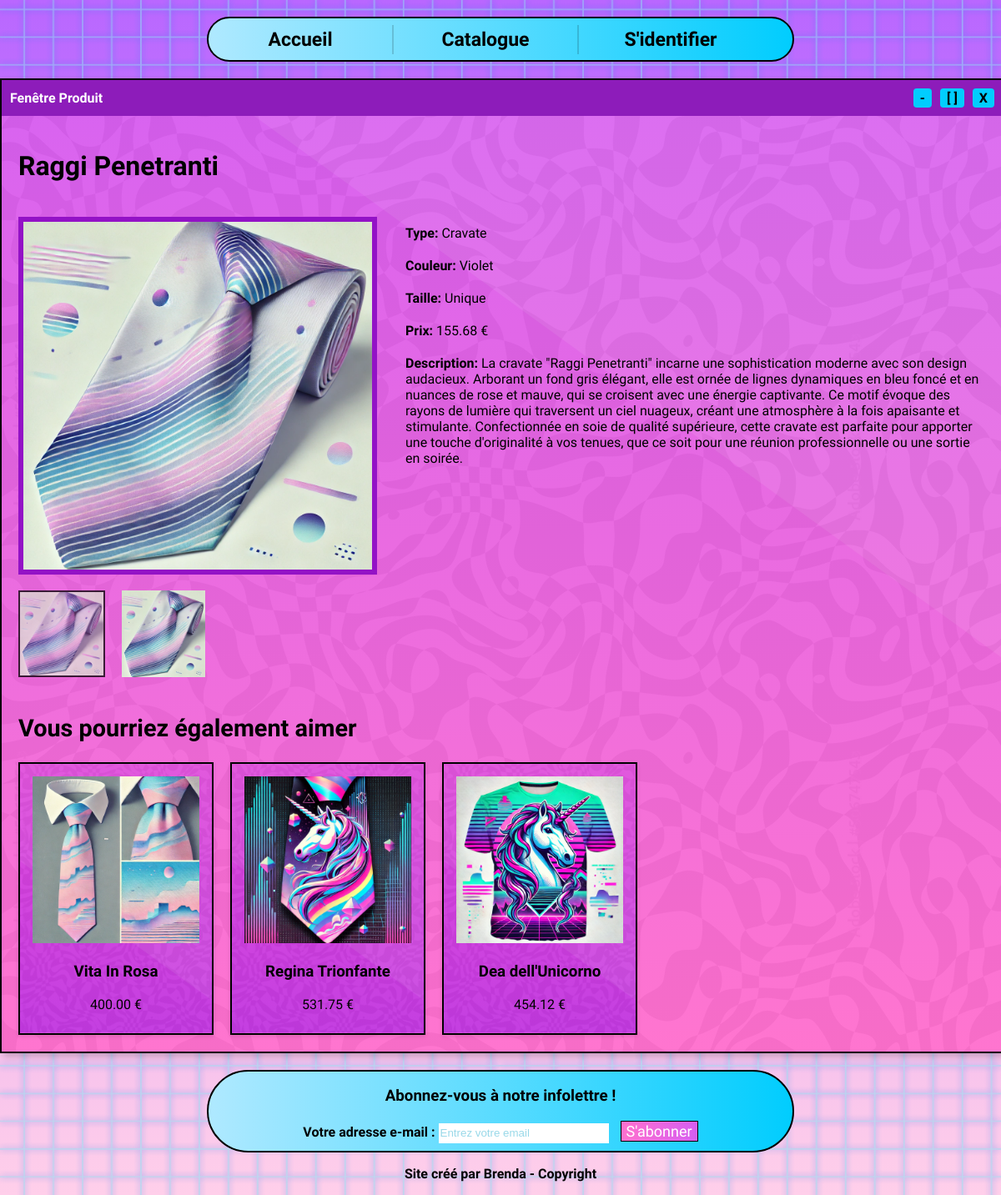
Page /product_detail.php?id=3 on the committed database.
### tables this page shows
CREATE TABLE `produits` (
  `id` int(11) NOT NULL,
  `name` text NOT NULL,
  `type` text NOT NULL,
  `couleur` text NOT NULL,
  `taille` text NOT NULL,
  `prix` decimal(10,2) NOT NULL,
  `description` text NOT NULL,
  `image` text NOT NULL
);

### ProductController.php (called while the page is built, shortened)
<?php
require_once 'ProductModel.php';
class ProductController
{
    private $model;
    public function __construct($database)
    {
        $this->model = new ProductModel($database);
    }
    public function getProductById($id)
    {
        return $this->model->getProductById($id);
    }
    public function getRandomProducts($limit, $currentProductId)
    {
        return $this->model->getRandomProducts($limit, $currentProductId);
    }
}
?>

### ProductModel.php (called while the page is built, shortened)
<?php
class ProductModel
{
    private $db;
    public function __construct($database)
    {
        $this->db = $database;
    }
    public function getProductById($id)
    {
        $sql = "SELECT * FROM produits WHERE id = :id";
        $stmt = $this->db->prepare($sql);
        $stmt->bindValue(':id', $id, PDO::PARAM_INT);
        $stmt->execute();
        return $stmt->fetch(PDO::FETCH_ASSOC);
    }
    public function getRandomProducts($limit, $currentProductId)
    {
        $stmt = $this->db->prepare("SELECT * FROM produits WHERE id != :id ORDER BY RAND() LIMIT :limit");
        $stmt->bindParam(':id', $currentProductId, PDO::PARAM_INT);
        $stmt->bindParam(':limit', $limit, PDO::PARAM_INT);
        $stmt->execute();
        return $stmt->fetchAll(PDO::FETCH_ASSOC);
    }
}
?>

### product_detail.php (the view, shortened to what this page needs)
<?php
include 'ProductController.php';
require_once 'database.php';
$productId = $_GET['id'];
$productController = new ProductController($database);
$product = $productController->getProductById($productId);
$randomProducts = $productController->getRandomProducts(3, $productId);
?>
<!DOCTYPE html>
<html lang="fr">
<head>
  <link rel="stylesheet" href="style.css" />
</head>
<body class="sora-font">
  <?php include('header.php'); ?>
  <div class="fenetre">
    <div class="barre">
      <span class="titre-fenetre">Fenêtre Produit</span>
      <div class="boutons-fenetre">
        <span class="moins">-</span>
        <span class="ouvrir">[ ]</span>
        <span class="fermer">X</span>
      </div>
    </div>
    <main class="page-produits-details">
      <?php
      if ($product) {
        echo "<h1>{$product['name']}</h1>";
        echo "<div class='product-container-details'>";
        echo "<div class='product-imagess'>";
        echo "<img id='main-image' src='{$product['image']}' alt='{$product['name']}' class='main-product-image' />";
        echo "<div class='thumbnails'>";
        echo "<img src='{$product['image']}' alt='{$product['name']}' class='thumbnail-image selected-thumbnail' onclick='changeImage(\"{$product['image']}\", this)' />";
        echo "<img src='{$product['image']}' alt='{$product['name']}' class='thumbnail-image' onclick='changeImage(\"{$product['image']}\", this)' />";
        echo "</div>";
        echo "</div>";
        echo "<div class='product-details'>";
        echo "<p><strong>Type:</strong> {$product['type']}</p>";
        echo "<p><strong>Couleur:</strong> {$product['couleur']}</p>";
        echo "<p><strong>Taille:</strong> {$product['taille']}</p>";
        echo "<p><strong>Prix:</strong> {$product['prix']} €</p>";
        echo "<p><strong>Description:</strong> {$product['description']}</p>";
        echo "</div>";
        echo "</div>";
        if ($randomProducts) {
          echo "<h2>Vous pourriez également aimer</h2>";
          echo "<div class='random-products'>";
          foreach ($randomProducts as $randomProduct) {
            echo "<div class='random-product'>";
            echo "<a href='product_detail.php?id={$randomProduct['id']}'>";
            echo "<img src='{$randomProduct['image']}' alt='{$randomProduct['name']}' class='random-product-image' />";
            echo "<h3>{$randomProduct['name']}</h3>";
            echo "<p>{$randomProduct['prix']} €</p>";
            echo "</a>";
            echo "</div>";
          }
          echo "</div>";
        }
      } else {
        echo "<p>Produit non trouvé.</p>";
      }
      ?>
    </main>
  </div>
  <?php include('footer.php'); ?>
</body>
</html>

### style.css (style rules this page uses)
html, body { height: 100%; margin: 0; }
.sora-font { font-family: "Sora", sans-serif; font-optical-sizing: auto; font-weight: 200; font-style: normal; }
body { font-family: Arial, Helvetica, sans-serif; background: url(images/fond_2.png), linear-gradient( 180deg, rgba(185, 103, 255, 1) 0%, rgba(255, 207, 234, 1) 100% ) no-repeat; background-color: rgba(255, 207, 234, 1); background-size: 50%, cover; margin: 0; min-height: 100vh; display: flex; flex-direction: column; align-items: center; }
.fenetre { width: 1200px; border: 2px solid black; background: linear-gradient( 360deg, rgb(255, 113, 206) 0%, rgb(214, 94, 241) 100% ); box-shadow: 4px 4px 8px rgba(0, 0, 0, 0.2); margin: 20px auto; }
.barre { background-color: rgb(141, 28, 186); color: white; padding: 10px; display: flex; justify-content: space-between; align-items: center; font-weight: bold; }
.boutons-fenetre { display: flex; gap: 10px; }
.boutons-fenetre span { cursor: pointer; background-color: rgb(1, 205, 254); color: rgb(0, 0, 0); padding: 2px 8px; border-radius: 4px; }
.page-produits-details { display: flex; flex-wrap: wrap; justify-content: space-between; align-items: flex-start; gap: 20px; padding: 20px; background: url(images/Fond-produits.png), url(images/fond_3.png), no-repeat; }
.product-container-details { display: flex; flex-wrap: wrap; justify-content: space-around; margin: 0 auto; max-width: 1200px; }
.product-imagess { flex: 1; max-width: 40%; }
.product-imagess .main-product-image { width: 90%; height: auto; margin-bottom: 15px; }
.main-product-image { border: 6px solid rgb(147, 18, 198); }
.thumbnails { display: flex; gap: 10px; }
.product-details { flex: 1; max-width: 85%; }
.product-details p { margin: 10px 0; margin-bottom: 20px; font-weight: 400; }
.thumbnail-image { width: 100px; height: auto; margin-right: 10px; cursor: pointer; transition: opacity 0.3s ease; }
.selected-thumbnail { opacity: 0.75; border: 2px solid #000; }
.random-products { display: flex; gap: 20px; margin-top: -20px; justify-content: space-between; }
.random-product { background: url(images/Fond-produits.png), url(images/fond_3.png), linear-gradient(180deg, rgb(223, 70, 218) 0%, rgb(194, 57, 224) 100%) no-repeat; background-size: 100%, cover; background-position: center, -190px 0px; padding: 15px; text-align: center; border: 2px solid #000000; box-shadow: 0 2px 5px rgba(0, 0, 0, 0.1); width: 30%; transition: transform 0.2s, box-shadow 0.2s; }
.random-product-image { width: 100%; height: auto; max-height: 200px; object-fit: cover; }
.random-product p { margin: 10px 0; color: #000000; }
.random-product a { text-decoration: none; color: #000000; font-weight: 500; }
.page-produits-details h2 { font-size: 1.8rem; color: #000000; text-align: center; }

### rows in the picture
produits: name "Raggi Penetranti", image (picture), type "Cravate", couleur "Violet", taille "Unique", prix "155.68", description "La cravate \"Raggi Penetranti\" incarne une sophistication moderne avec son design audacieux. Arborant un fond gris élégant, elle est ornée de lignes dynamiques en bleu foncé et en nuances de rose et mauve, qui se croisent avec une énergie captivante. Ce motif évoque des rayons de lumière qui traversent un ciel nuageux, créant une atmosphère à la fois apaisante et stimulante. Confectionnée en soie de qualité supérieure, cette cravate est parfaite pour apporter une touche d'originalité à vos tenues, que ce soit pour une réunion professionnelle ou une sortie en soirée."
produits: image (picture), name "Vita In Rosa", prix "400.00"
produits: image (picture), name "Regina Trionfante", prix "531.75"
produits: image (picture), name "Dea dell'Unicorno", prix "454.12"
